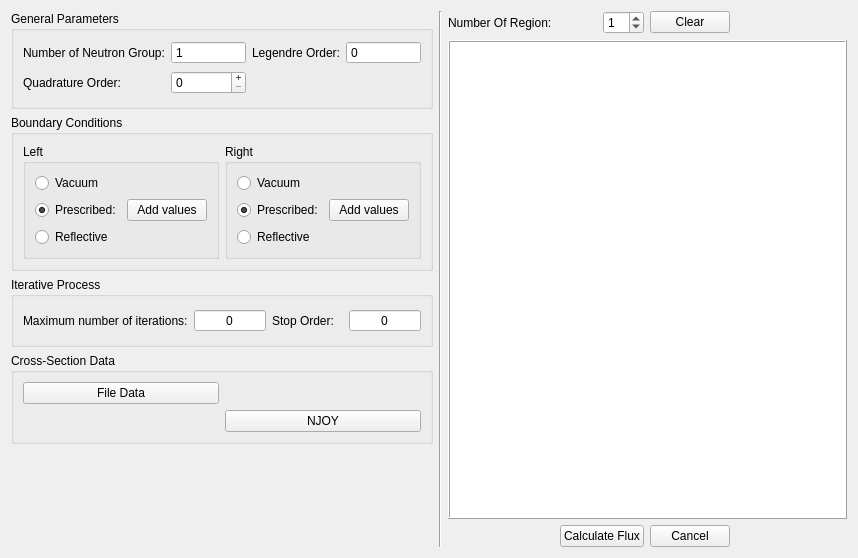
<?xml version="1.0" encoding="UTF-8"?>
<ui version="4.0">
 <class>RegionInputData</class>
 <widget class="QWidget" name="RegionInputData">
  <property name="geometry">
   <rect>
    <x>0</x>
    <y>0</y>
    <width>858</width>
    <height>558</height>
   </rect>
  </property>
  <property name="windowTitle">
   <string>Form</string>
  </property>
  <layout class="QGridLayout" name="gridLayout_8">
   <item row="0" column="0" rowspan="2">
    <widget class="QGroupBox" name="groupBoxGeneralParameters">
     <property name="title">
      <string>General Parameters</string>
     </property>
     <layout class="QGridLayout" name="gridLayout_6">
      <item row="0" column="0">
       <widget class="QLabel" name="labelNeutronGroup">
        <property name="text">
         <string>Number of Neutron Group:</string>
        </property>
       </widget>
      </item>
      <item row="0" column="1">
       <widget class="QSpinBox" name="spinBoxGroup">
        <property name="buttonSymbols">
         <enum>QAbstractSpinBox::ButtonSymbols::NoButtons</enum>
        </property>
        <property name="minimum">
         <number>1</number>
        </property>
        <property name="maximum">
         <number>97</number>
        </property>
        <property name="value">
         <number>1</number>
        </property>
       </widget>
      </item>
      <item row="1" column="0">
       <widget class="QLabel" name="labelQuadrature">
        <property name="text">
         <string>Quadrature Order:</string>
        </property>
       </widget>
      </item>
      <item row="1" column="1">
       <widget class="QSpinBox" name="spinBoxQuadratureOrder">
        <property name="readOnly">
         <bool>false</bool>
        </property>
        <property name="buttonSymbols">
         <enum>QAbstractSpinBox::ButtonSymbols::PlusMinus</enum>
        </property>
        <property name="keyboardTracking">
         <bool>false</bool>
        </property>
        <property name="maximum">
         <number>256</number>
        </property>
        <property name="singleStep">
         <number>2</number>
        </property>
       </widget>
      </item>
      <item row="0" column="2">
       <widget class="QLabel" name="labelLegendre">
        <property name="text">
         <string>Legendre Order:</string>
        </property>
       </widget>
      </item>
      <item row="0" column="3">
       <widget class="QSpinBox" name="spinBoxLegendreOrder">
        <property name="buttonSymbols">
         <enum>QAbstractSpinBox::ButtonSymbols::NoButtons</enum>
        </property>
       </widget>
      </item>
     </layout>
    </widget>
   </item>
   <item row="4" column="0">
    <widget class="QGroupBox" name="groupBoxCrosSection">
     <property name="title">
      <string>Cross-Section Data</string>
     </property>
     <layout class="QGridLayout" name="gridLayout">
      <item row="0" column="0">
       <widget class="QPushButton" name="pushButtonCreateCrossSection">
        <property name="text">
         <string>File Data</string>
        </property>
       </widget>
      </item>
      <item row="1" column="1">
       <widget class="QPushButton" name="pushButtonNJOY">
        <property name="text">
         <string>NJOY</string>
        </property>
       </widget>
      </item>
     </layout>
    </widget>
   </item>
   <item row="2" column="0">
    <widget class="QGroupBox" name="groupBoxBoundaryConditions">
     <property name="title">
      <string>Boundary Conditions</string>
     </property>
     <layout class="QGridLayout" name="gridLayout_5">
      <item row="0" column="1">
       <widget class="QGroupBox" name="groupBoxRightBoundayConditions">
        <property name="title">
         <string>Right</string>
        </property>
        <layout class="QGridLayout" name="gridLayout_2">
         <item row="0" column="0" colspan="2">
          <widget class="QRadioButton" name="radioButtonBCRightVacuum">
           <property name="text">
            <string>Vacuum</string>
           </property>
           <property name="checked">
            <bool>false</bool>
           </property>
           <attribute name="buttonGroup">
            <string notr="true">buttonGroupRightBoundaryConditions</string>
           </attribute>
          </widget>
         </item>
         <item row="1" column="0">
          <widget class="QRadioButton" name="radioButtonBCRightPrescribed">
           <property name="text">
            <string>Prescribed:</string>
           </property>
           <property name="checked">
            <bool>true</bool>
           </property>
           <attribute name="buttonGroup">
            <string notr="true">buttonGroupRightBoundaryConditions</string>
           </attribute>
          </widget>
         </item>
         <item row="1" column="1">
          <widget class="QPushButton" name="pushButtonAddRightPrecribedBCValues">
           <property name="text">
            <string>Add values</string>
           </property>
          </widget>
         </item>
         <item row="2" column="0" colspan="2">
          <widget class="QRadioButton" name="radioButtonBCRightReflexive">
           <property name="text">
            <string>Reflective</string>
           </property>
           <attribute name="buttonGroup">
            <string notr="true">buttonGroupRightBoundaryConditions</string>
           </attribute>
          </widget>
         </item>
        </layout>
       </widget>
      </item>
      <item row="0" column="0">
       <widget class="QGroupBox" name="groupBoxLeftBoundaryConditions">
        <property name="title">
         <string>Left</string>
        </property>
        <layout class="QGridLayout" name="gridLayout_4">
         <item row="0" column="0">
          <widget class="QRadioButton" name="radioButtonBCLeftVacuum">
           <property name="text">
            <string>Vacuum</string>
           </property>
           <property name="checked">
            <bool>false</bool>
           </property>
           <attribute name="buttonGroup">
            <string notr="true">buttonGroupLeftBoundaryConditions</string>
           </attribute>
          </widget>
         </item>
         <item row="1" column="0">
          <widget class="QRadioButton" name="radioButtonBCLeftPrescribed">
           <property name="text">
            <string>Prescribed:</string>
           </property>
           <property name="checked">
            <bool>true</bool>
           </property>
           <attribute name="buttonGroup">
            <string notr="true">buttonGroupLeftBoundaryConditions</string>
           </attribute>
          </widget>
         </item>
         <item row="1" column="1">
          <widget class="QPushButton" name="pushButtonAddLeftPrecribedBCValues">
           <property name="text">
            <string>Add values</string>
           </property>
          </widget>
         </item>
         <item row="2" column="0">
          <widget class="QRadioButton" name="radioButtonBCLeftReflexive">
           <property name="text">
            <string>Reflective</string>
           </property>
           <attribute name="buttonGroup">
            <string notr="true">buttonGroupLeftBoundaryConditions</string>
           </attribute>
          </widget>
         </item>
        </layout>
       </widget>
      </item>
     </layout>
    </widget>
   </item>
   <item row="1" column="2" rowspan="5" colspan="6">
    <widget class="QGraphicsView" name="graphicsView">
     <property name="frameShape">
      <enum>QFrame::Shape::Box</enum>
     </property>
     <property name="frameShadow">
      <enum>QFrame::Shadow::Raised</enum>
     </property>
    </widget>
   </item>
   <item row="0" column="1" rowspan="7">
    <widget class="Line" name="line">
     <property name="orientation">
      <enum>Qt::Orientation::Vertical</enum>
     </property>
    </widget>
   </item>
   <item row="0" column="4">
    <widget class="QSpinBox" name="spinBoxRegionQtt">
     <property name="minimum">
      <number>0</number>
     </property>
     <property name="maximum">
      <number>10</number>
     </property>
     <property name="value">
      <number>1</number>
     </property>
    </widget>
   </item>
   <item row="6" column="3" colspan="2">
    <widget class="QPushButton" name="pushButtonCalculateFlux">
     <property name="text">
      <string>Calculate Flux</string>
     </property>
    </widget>
   </item>
   <item row="6" column="7">
    <spacer name="horizontalSpacer_2">
     <property name="orientation">
      <enum>Qt::Orientation::Horizontal</enum>
     </property>
     <property name="sizeHint" stdset="0">
      <size>
       <width>40</width>
       <height>20</height>
      </size>
     </property>
    </spacer>
   </item>
   <item row="0" column="2" colspan="2">
    <widget class="QLabel" name="label">
     <property name="text">
      <string>Number Of Region:</string>
     </property>
    </widget>
   </item>
   <item row="3" column="0">
    <widget class="QGroupBox" name="groupBoxIterativeProcess">
     <property name="title">
      <string>Iterative Process</string>
     </property>
     <layout class="QGridLayout" name="gridLayout_7">
      <item row="0" column="0">
       <widget class="QLabel" name="labelMaxIte">
        <property name="text">
         <string>Maximum number of iterations:</string>
        </property>
       </widget>
      </item>
      <item row="0" column="1">
       <widget class="QSpinBox" name="spinBoxMaxNumberIteration">
        <property name="wrapping">
         <bool>true</bool>
        </property>
        <property name="frame">
         <bool>true</bool>
        </property>
        <property name="alignment">
         <set>Qt::AlignmentFlag::AlignCenter</set>
        </property>
        <property name="buttonSymbols">
         <enum>QAbstractSpinBox::ButtonSymbols::NoButtons</enum>
        </property>
        <property name="showGroupSeparator" stdset="0">
         <bool>true</bool>
        </property>
        <property name="maximum">
         <number>1000000</number>
        </property>
        <property name="singleStep">
         <number>50</number>
        </property>
       </widget>
      </item>
      <item row="0" column="2">
       <widget class="QLabel" name="labelStopOrder">
        <property name="text">
         <string>Stop Order:</string>
        </property>
       </widget>
      </item>
      <item row="0" column="3">
       <widget class="QSpinBox" name="spinBoxStopOrder">
        <property name="wrapping">
         <bool>true</bool>
        </property>
        <property name="alignment">
         <set>Qt::AlignmentFlag::AlignCenter</set>
        </property>
        <property name="buttonSymbols">
         <enum>QAbstractSpinBox::ButtonSymbols::NoButtons</enum>
        </property>
        <property name="showGroupSeparator" stdset="0">
         <bool>true</bool>
        </property>
        <property name="maximum">
         <number>100</number>
        </property>
       </widget>
      </item>
     </layout>
    </widget>
   </item>
   <item row="6" column="2">
    <spacer name="horizontalSpacer">
     <property name="orientation">
      <enum>Qt::Orientation::Horizontal</enum>
     </property>
     <property name="sizeHint" stdset="0">
      <size>
       <width>40</width>
       <height>20</height>
      </size>
     </property>
    </spacer>
   </item>
   <item row="6" column="5">
    <widget class="QPushButton" name="pushButtonCancel">
     <property name="text">
      <string>Cancel</string>
     </property>
    </widget>
   </item>
   <item row="0" column="5">
    <widget class="QPushButton" name="pushButtonClear">
     <property name="text">
      <string>Clear</string>
     </property>
    </widget>
   </item>
  </layout>
 </widget>
 <resources/>
 <connections/>
 <buttongroups>
  <buttongroup name="buttonGroupRightBoundaryConditions"/>
  <buttongroup name="buttonGroupLeftBoundaryConditions"/>
 </buttongroups>
</ui>
